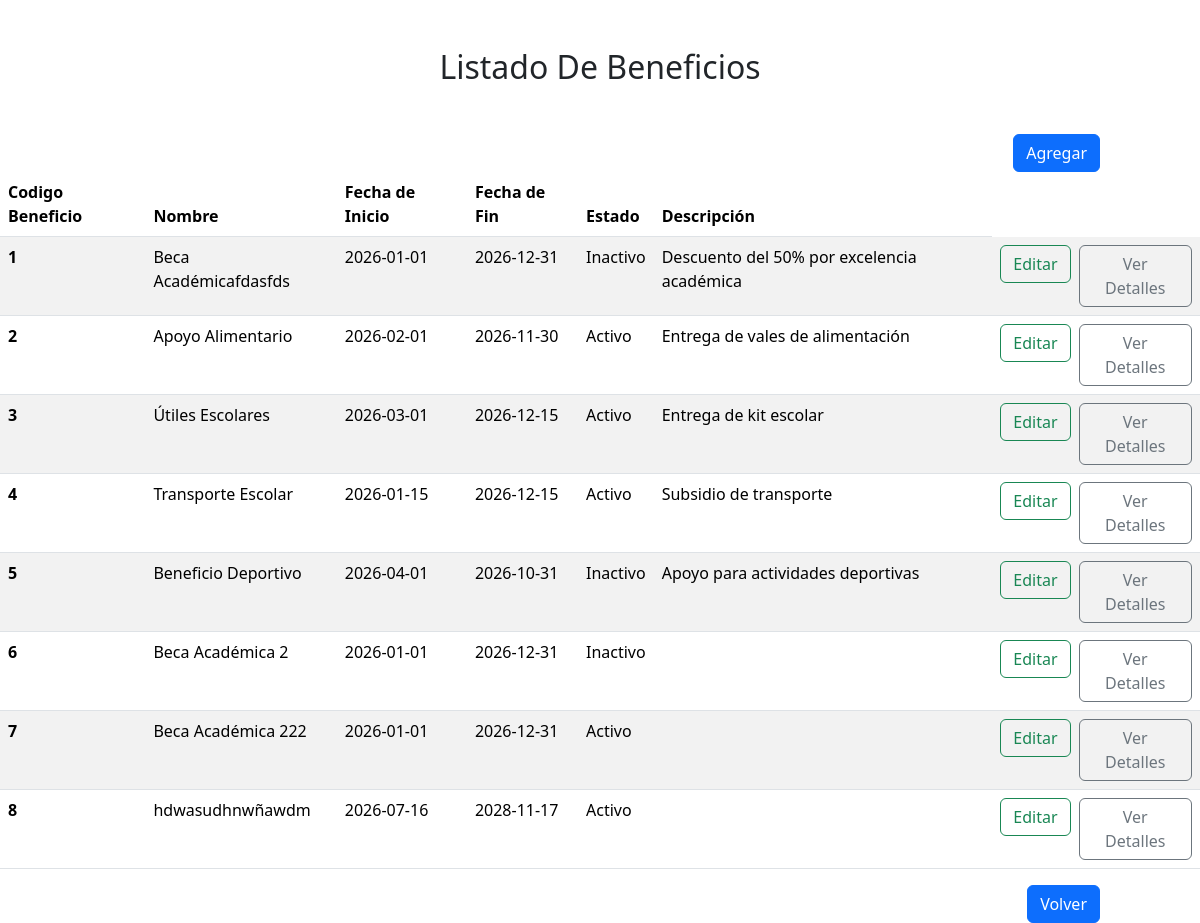
Page /beneficios/listado_beneficios.php (signed in) on the committed database.
### tables this page shows
CREATE TABLE `beneficio` (
  `idbeneficio` int(11) NOT NULL,
  `nombre` varchar(45) DEFAULT NULL,
  `fecha_inicio` date DEFAULT NULL,
  `fecha_fin` date DEFAULT NULL,
  `estado` tinyint(4) DEFAULT NULL,
  `descripcion` varchar(255) DEFAULT NULL
);

### beneficios/listado_beneficios.php (the view, shortened to what this page needs)
<?php
require_once "../conexion.php";
$sql="select * from beneficio order by idbeneficio";
$stmt=$conex->prepare($sql);
if($stmt->execute()){
  $resultado=$stmt->get_result();
}
?>
<!DOCTYPE html>
<html lang="es">
<head>
    <link href="https://cdn.jsdelivr.net/npm/bootstrap@5.3.8/dist/css/bootstrap.min.css" rel="stylesheet">
</head>
<body>
  <div class="container text-center ">
    <div class="text-center my-5">
      <h2>Listado De Beneficios</h2>
    </div>
  </div>
  <div class="col-11 d-flex justify-content-end">
    <a href="agregar.php" class="btn btn-primary">Agregar</a>
  </div>
  <section>
<table class="table table-striped">
  <thead>
    <tr>
      <th scope="col">Codigo Beneficio</th>
      <th scope="col">Nombre</th>
      <th scope="col">Fecha de Inicio</th>
      <th scope="col">Fecha de Fin</th>
      <th scope="col">Estado</th>
      <th scope="col">Descripción</th>
    </tr>
  </thead>
  <tbody>
    <?php
    if($resultado->num_rows>0)
      while($fila=$resultado->fetch_assoc()){
    ?>
    <tr>
        <th scope="row"><?php echo $fila["idbeneficio"]; ?></th>
        <td><?php echo $fila["nombre"];?></td>
        <td><?php echo $fila["fecha_inicio"];?></td>
        <td><?php echo $fila["fecha_fin"];?></td>
        <td>
            <?php
            if ($fila["estado"] == 1) {
                echo "Activo";
            } else {
                echo "Inactivo";
            }
            ?>
       </td>
        <td><?php echo $fila["descripcion"];?></td>
        <td>
          <div class="d-flex gap-2">
              <form action="editar.php" method="post">
                  <button type="submit" class="btn btn-outline-success">Editar</button>
              </form>
              <form action="detalle.php" method="post">
                  <button type="submit" class="btn btn-outline-secondary">Ver Detalles</button>
              </form>
          </div>
        </td>
    </tr>
  <?php
      } else{
      }
    ?>
  </tbody>
</table>
  <div class="col-11 d-flex justify-content-end">
    <a href="../admin/inicio_admin.php" class="btn btn-primary">Volver</a>
  </div>
  </section>
</body>
</html>

### rows in the picture
beneficio: idbeneficio "1", nombre "Beca Académicafdasfds", fecha_inicio "2026-01-01", fecha_fin "2026-12-31", estado "Inactivo", descripcion "Descuento del 50% por excelencia académica"
beneficio: idbeneficio "2", nombre "Apoyo Alimentario", fecha_inicio "2026-02-01", fecha_fin "2026-11-30", estado "Activo", descripcion "Entrega de vales de alimentación"
beneficio: idbeneficio "3", nombre "Útiles Escolares", fecha_inicio "2026-03-01", fecha_fin "2026-12-15", estado "Activo", descripcion "Entrega de kit escolar"
beneficio: idbeneficio "4", nombre "Transporte Escolar", fecha_inicio "2026-01-15", fecha_fin "2026-12-15", estado "Activo", descripcion "Subsidio de transporte"
beneficio: idbeneficio "5", nombre "Beneficio Deportivo", fecha_inicio "2026-04-01", fecha_fin "2026-10-31", estado "Inactivo", descripcion "Apoyo para actividades deportivas"
beneficio: idbeneficio "6", nombre "Beca Académica 2", fecha_inicio "2026-01-01", fecha_fin "2026-12-31", estado "Inactivo"
beneficio: idbeneficio "7", nombre "Beca Académica 222", fecha_inicio "2026-01-01", fecha_fin "2026-12-31", estado "Activo"
beneficio: idbeneficio "8", nombre "hdwasudhnwñawdm", fecha_inicio "2026-07-16", fecha_fin "2028-11-17", estado "Activo"
